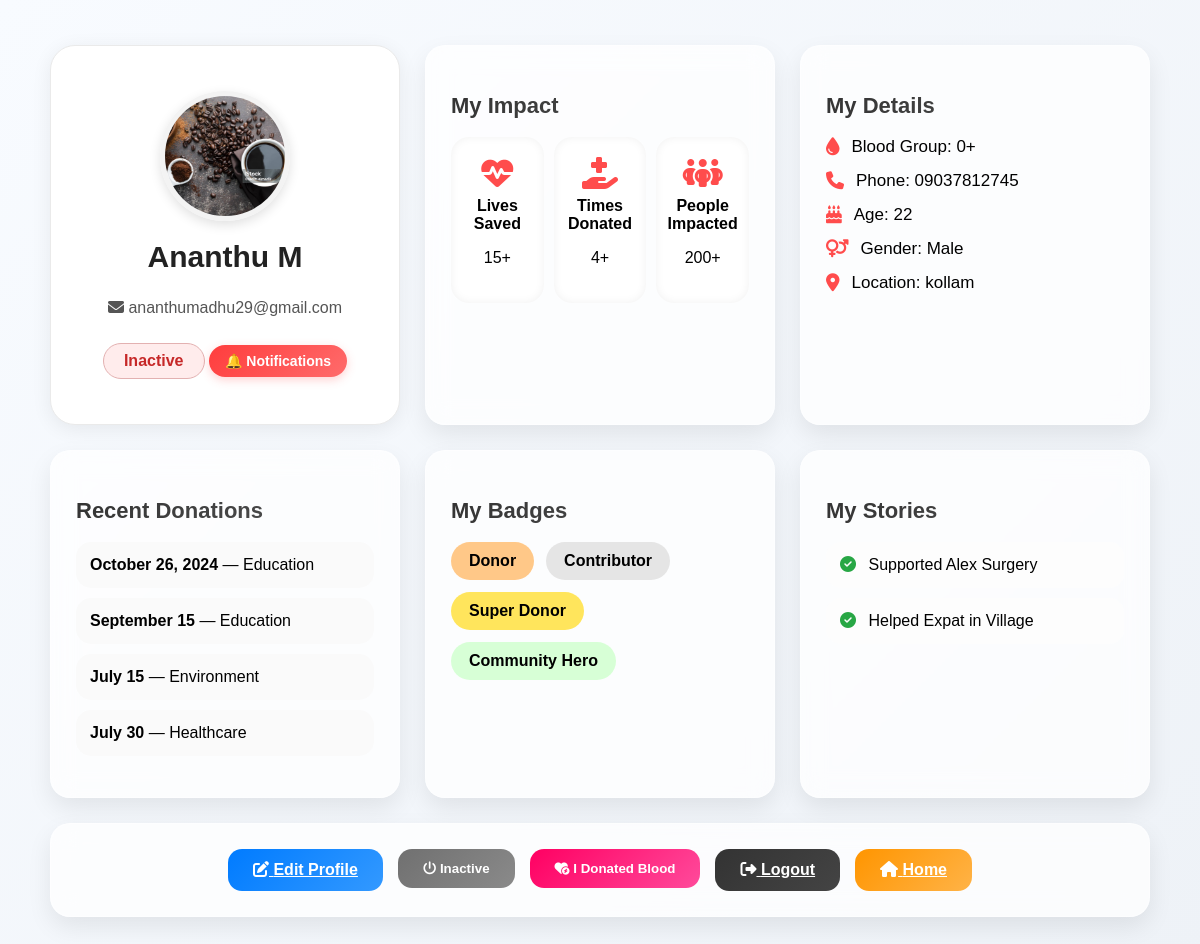
The app's page /health_service_portal/donor_profile/ (signed in), older data.
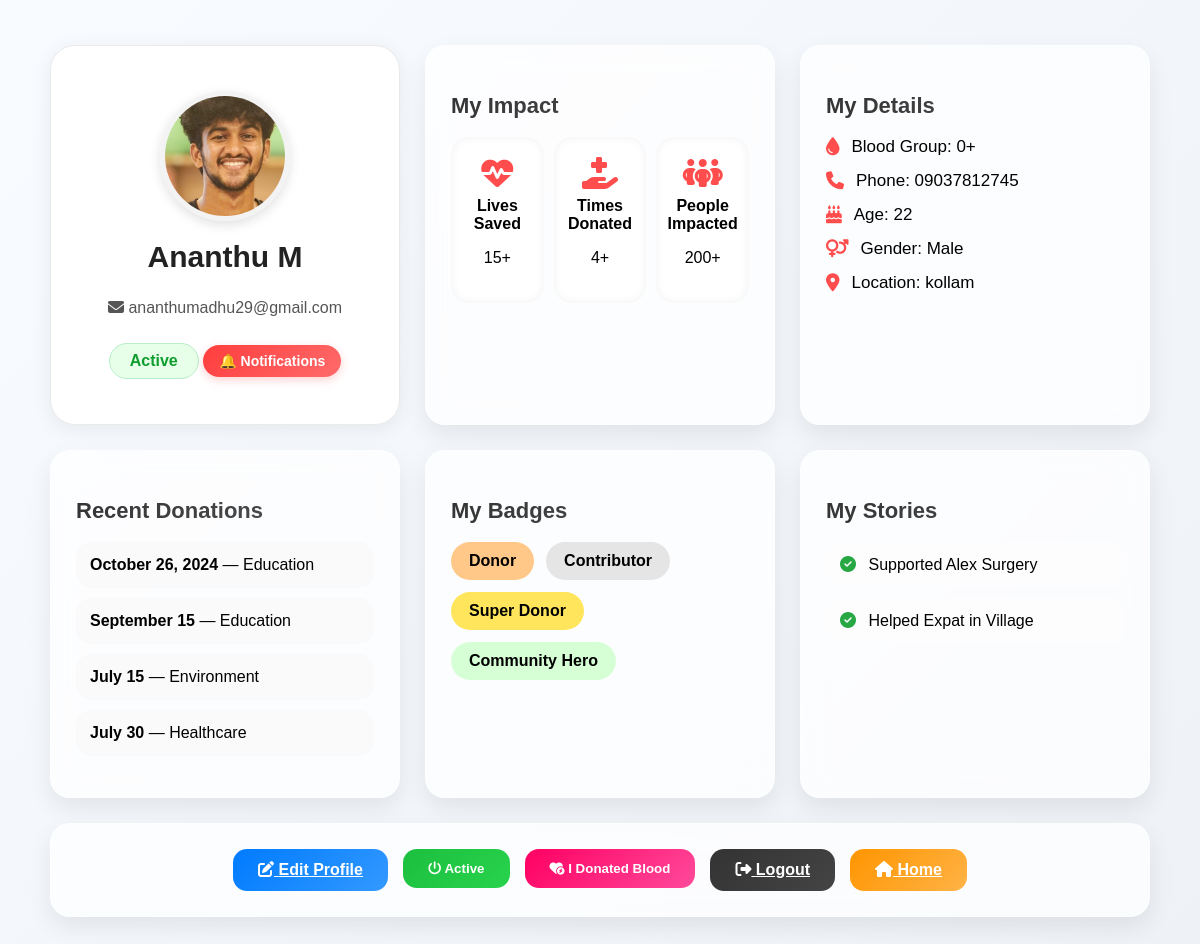
The same page, newer data.
### webapp/models.py (models this page shows, shortened)
class DonorRegistrationDb(models.Model):
    Name = models.CharField(max_length=100, null=True, blank=True)
    Email = models.EmailField(unique=True, null=True, blank=True)
    phone = models.CharField(max_length=15, null=True, blank=True)
    BloodGroup = models.CharField(max_length=10, null=True, blank=True)
    Location = models.CharField(max_length=200, null=True, blank=True)
    Password = models.CharField(max_length=100, null=True, blank=True)
    Confirm_password = models.CharField(max_length=100, null=True, blank=True)
    Age = models.IntegerField(null=True, blank=True)
    Gender = models.CharField(max_length=10, null=True, blank=True)
    Image = models.ImageField(upload_to='donor_images/', null=True, blank=True)
    is_active = models.BooleanField(default=True)
    system_inactive = models.BooleanField(default=False)
    last_donation_date = models.DateField(null=True, blank=True)

### webapp/views.py (the view)
# urls.py: path('donor_profile/',views.donor_profile,name="donor_profile"),
def donor_profile(request):
    donor_id = request.session.get('donor_id')
    if not donor_id:
        return redirect('donor_login_page')  # Ensure donor is logged in
    donor = DonorRegistrationDb.objects.get(id=donor_id)
    if donor.last_donation_date:
        cooldown_end = donor.last_donation_date + timedelta(days=COOLDOWN_DAYS)
        if date.today() < cooldown_end:
            donor.system_inactive = True
            donor.is_active = False  # enforce inactive
            days_left = (cooldown_end - date.today()).days
        else:
            donor.system_inactive = False
            days_left = 0
    else:
        donor.system_inactive = False
        days_left = 0
    donor.save()
    return render(request, 'Donor_profile.html', {
        'donor': donor,
        'days_left': days_left
    })

### webapp/templates/Donor_profile.html (shortened to what this page needs)
{% load static %}
<!DOCTYPE html>
<html lang="en">
<head>
    <link rel="stylesheet" href="https://cdnjs.cloudflare.com/ajax/libs/font-awesome/6.5.0/css/all.min.css">
    <link rel="stylesheet" href="{% static 'web/assets/css/donor_profile.css' %}">
</head>
<body>
<div class="full-dashboard-wrapper">
    <div class="dashboard-container">
    <div class="dashboard-container">
    <div class="profile-header-card">
        {% if donor.Image %}
        <img src="{{ donor.Image.url }}" class="profile-img" alt="{{ donor.Name }}">
        {% else %}
        <img src="{% static 'images/default-avatar.png' %}" class="profile-img" alt="Avatar">
        {% endif %}
        <h2 class="profile-name">{{ donor.Name }}</h2>
        <p class="profile-email"><i class="fa-solid fa-envelope"></i> {{ donor.Email }}</p>
        <span class="status-badge {% if donor.is_active %}active-badge{% else %}inactive-badge{% endif %}">
            {{ donor.is_active|yesno:"Active,Inactive" }}
        </span>
        <a href="{% url 'donor_notifications' %}" class="notif-btn">
            🔔 Notifications
        </a>
    </div>
    <div class="card impact-card">
        <h3 class="card-title">My Impact</h3>
        <div class="impact-grid">
            <div class="impact-box">
                <i class="fa-solid fa-heart-pulse"></i>
                <h4>Lives Saved</h4>
                <p>15+</p>
            </div>
            <div class="impact-box">
                <i class="fa-solid fa-hand-holding-medical"></i>
                <h4>Times Donated</h4>
                <p>4+</p>
            </div>
            <div class="impact-box">
                <i class="fa-solid fa-people-group"></i>
                <h4>People Impacted</h4>
                <p>200+</p>
            </div>
        </div>
    </div>
    <div class="card details-card">
        <h3 class="card-title">My Details</h3>
        <div class="detail-item"><i class="fa-solid fa-droplet"></i> Blood Group: {{ donor.BloodGroup }}</div>
        <div class="detail-item"><i class="fa-solid fa-phone"></i> Phone: {{ donor.phone }}</div>
        <div class="detail-item"><i class="fa-solid fa-cake-candles"></i> Age: {{ donor.Age }}</div>
        <div class="detail-item"><i class="fa-solid fa-venus-mars"></i> Gender: {{ donor.Gender }}</div>
        <div class="detail-item"><i class="fa-solid fa-location-dot"></i> Location: {{ donor.Location }}</div>
    </div>
    <div class="card donation-card">
        <h3 class="card-title">Recent Donations</h3>
        <ul class="donation-list">
            <li><strong>October 26, 2024</strong> — Education</li>
            <li><strong>September 15</strong> — Education</li>
            <li><strong>July 15</strong> — Environment</li>
            <li><strong>July 30</strong> — Healthcare</li>
        </ul>
    </div>
    <div class="card badges-card">
        <h3 class="card-title">My Badges</h3>
        <div class="badge-container">
            <span class="badge bronze">Donor</span>
            <span class="badge silver">Contributor</span>
            <span class="badge gold">Super Donor</span>
            <span class="badge green">Community Hero</span>
        </div>
    </div>
    <div class="card stories-card">
        <h3 class="card-title">My Stories</h3>
        <div class="story-item"><i class="fa-solid fa-circle-check"></i> Supported Alex Surgery</div>
        <div class="story-item"><i class="fa-solid fa-circle-check"></i> Helped Expat in Village</div>
    </div>
    <div class="card action-card">
        <a href="{% url 'edit_donor_profile' donor.id %}" class="main-btn edit-btn">
            <i class="fa-solid fa-pen-to-square"></i> Edit Profile
        </a>
        <form method="POST" action="{% url 'toggle_donor_status' %}">
            <button type="submit" class="main-btn {% if donor.is_active %}active-btn{% else %}inactive-btn{% endif %}">
                <i class="fa-solid fa-power-off"></i>
                {{ donor.is_active|yesno:"Active,Inactive" }}
            </button>
        </form>
        <form method="POST" action="{% url 'mark_donated' %}">
            <button class="main-btn donate-btn">
                <i class="fa-solid fa-heart-circle-bolt"></i> I Donated Blood
            </button>
        </form>
        <a href="{% url 'donor_logout' %}" class="main-btn logout-btn">
            <i class="fa-solid fa-right-from-bracket"></i> Logout
        </a>
        <a href="{% url 'Home' %}" class="main-btn home-btn">
            <i class="fa-solid fa-house"></i> Home
        </a>
    </div>
    </div>
    </div>
</div>
</body>
</html>

### webapp/static/web/assets/css/donor_profile.css (style rules this page uses)
body { margin: 0; padding: 0; background: linear-gradient(135deg, #f8fbff, #eef2f7); font-family: "Poppins", sans-serif; display: flex; justify-content: center; }
.full-dashboard-wrapper { width: 100%; display: flex; justify-content: center; padding: 45px 20px; }

Row changes from the older to the newer data that the page shows:
changed DonorRegistrationDb "Ananthu M": Image: a different picture; is_active "Inactive" → "Active"
